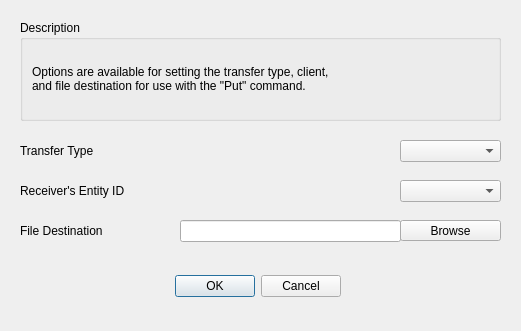
<?xml version="1.0" encoding="UTF-8"?>
<ui version="4.0">
 <class>Options</class>
 <widget class="QDialog" name="Options">
  <property name="geometry">
   <rect>
    <x>0</x>
    <y>0</y>
    <width>521</width>
    <height>331</height>
   </rect>
  </property>
  <property name="minimumSize">
   <size>
    <width>521</width>
    <height>331</height>
   </size>
  </property>
  <property name="maximumSize">
   <size>
    <width>521</width>
    <height>331</height>
   </size>
  </property>
  <property name="windowTitle">
   <string>Options</string>
  </property>
  <widget class="QDialogButtonBox" name="buttonBox">
   <property name="geometry">
    <rect>
     <x>0</x>
     <y>270</y>
     <width>341</width>
     <height>32</height>
    </rect>
   </property>
   <property name="orientation">
    <enum>Qt::Horizontal</enum>
   </property>
   <property name="standardButtons">
    <set>QDialogButtonBox::Cancel|QDialogButtonBox::Ok</set>
   </property>
  </widget>
  <widget class="QGroupBox" name="groupBox_description">
   <property name="geometry">
    <rect>
     <x>20</x>
     <y>20</y>
     <width>481</width>
     <height>101</height>
    </rect>
   </property>
   <property name="title">
    <string>Description</string>
   </property>
   <layout class="QGridLayout" name="gridLayout">
    <item row="0" column="0">
     <widget class="QLabel" name="label_description">
      <property name="text">
       <string>Options are available for setting the transfer type, client,
and file destination for use with the &quot;Put&quot; command.</string>
      </property>
     </widget>
    </item>
   </layout>
  </widget>
  <widget class="QLabel" name="label_transType">
   <property name="geometry">
    <rect>
     <x>20</x>
     <y>140</y>
     <width>151</width>
     <height>21</height>
    </rect>
   </property>
   <property name="text">
    <string>Transfer Type</string>
   </property>
  </widget>
  <widget class="QLabel" name="label_recvID">
   <property name="geometry">
    <rect>
     <x>20</x>
     <y>180</y>
     <width>151</width>
     <height>21</height>
    </rect>
   </property>
   <property name="text">
    <string>Receiver's Entity ID</string>
   </property>
  </widget>
  <widget class="QLabel" name="label_destination">
   <property name="geometry">
    <rect>
     <x>20</x>
     <y>220</y>
     <width>151</width>
     <height>21</height>
    </rect>
   </property>
   <property name="text">
    <string>File Destination</string>
   </property>
  </widget>
  <widget class="QPushButton" name="pushButton_destination">
   <property name="geometry">
    <rect>
     <x>400</x>
     <y>220</y>
     <width>101</width>
     <height>21</height>
    </rect>
   </property>
   <property name="text">
    <string>Browse</string>
   </property>
  </widget>
  <widget class="QComboBox" name="comboBox_transType">
   <property name="geometry">
    <rect>
     <x>400</x>
     <y>140</y>
     <width>101</width>
     <height>22</height>
    </rect>
   </property>
  </widget>
  <widget class="QComboBox" name="comboBox_recvID">
   <property name="geometry">
    <rect>
     <x>400</x>
     <y>180</y>
     <width>101</width>
     <height>22</height>
    </rect>
   </property>
  </widget>
  <widget class="QLineEdit" name="lineEdit_destination">
   <property name="geometry">
    <rect>
     <x>180</x>
     <y>220</y>
     <width>221</width>
     <height>22</height>
    </rect>
   </property>
  </widget>
 </widget>
 <tabstops>
  <tabstop>comboBox_transType</tabstop>
  <tabstop>comboBox_recvID</tabstop>
  <tabstop>pushButton_destination</tabstop>
  <tabstop>lineEdit_destination</tabstop>
 </tabstops>
 <resources/>
 <connections>
  <connection>
   <sender>buttonBox</sender>
   <signal>accepted()</signal>
   <receiver>Options</receiver>
   <slot>accept()</slot>
   <hints>
    <hint type="sourcelabel">
     <x>248</x>
     <y>254</y>
    </hint>
    <hint type="destinationlabel">
     <x>157</x>
     <y>274</y>
    </hint>
   </hints>
  </connection>
  <connection>
   <sender>buttonBox</sender>
   <signal>rejected()</signal>
   <receiver>Options</receiver>
   <slot>reject()</slot>
   <hints>
    <hint type="sourcelabel">
     <x>316</x>
     <y>260</y>
    </hint>
    <hint type="destinationlabel">
     <x>286</x>
     <y>274</y>
    </hint>
   </hints>
  </connection>
 </connections>
</ui>
